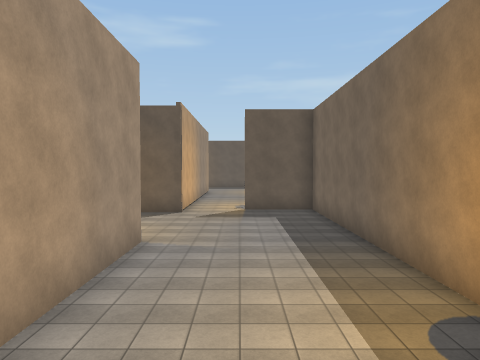
view 1 (above)

24 first-person views from a walk through a 3-D level made in the Unity game engine. The camera is 1.3 m above the floor, tilts 2° down and sees 70° across. The floor is counted in squares, 2 m on a side. Each view is taken from the middle of a square. On the plan, view 1 faces up. The plan holds only what a view shows up to about 10 squares ahead; the rest is blank. The place goes on beyond the plan. Surface patterns are stand-ins for the level's own textures.

view 2
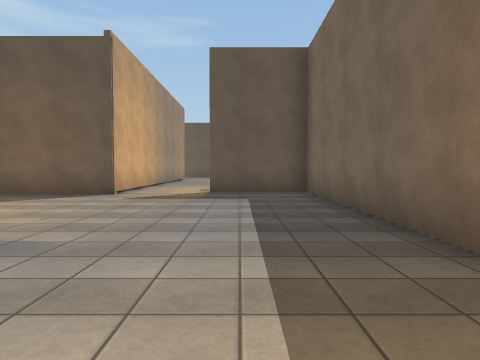

view 3
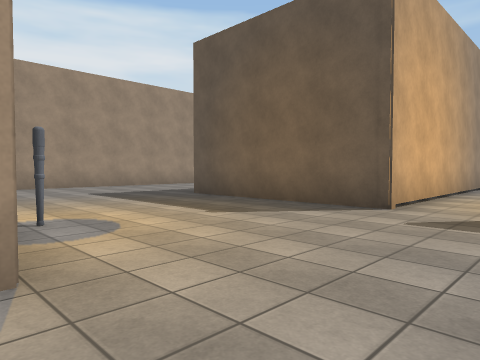

view 4
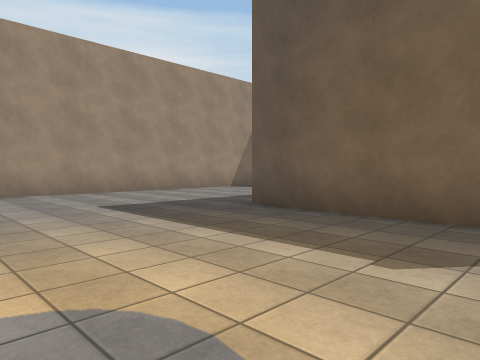

view 5
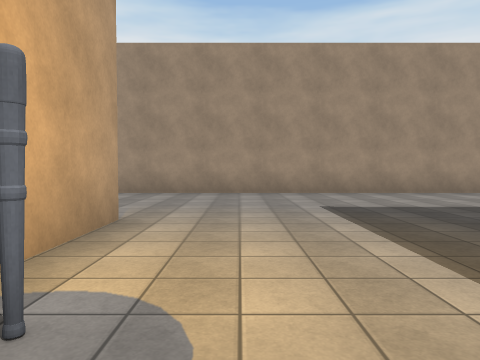

view 6
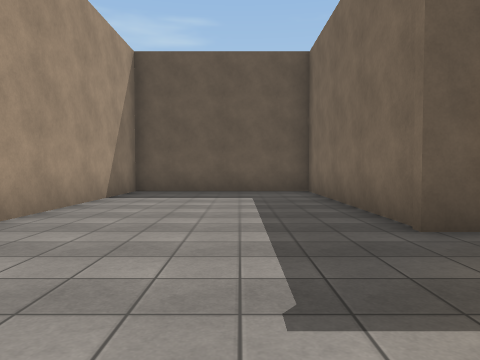

view 7
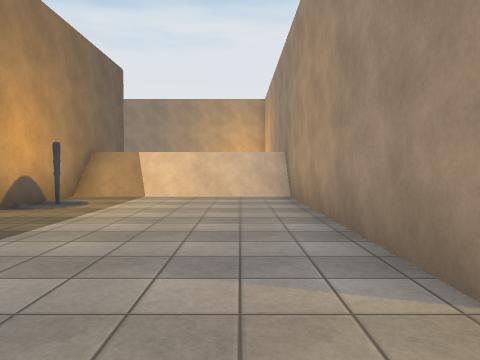

view 8
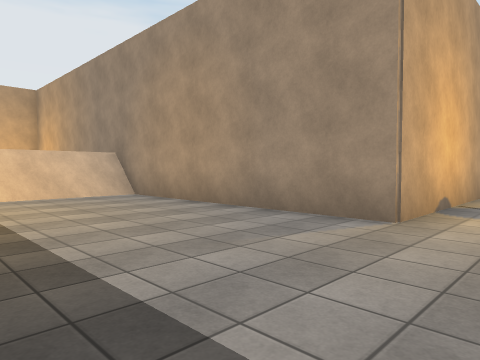

view 9
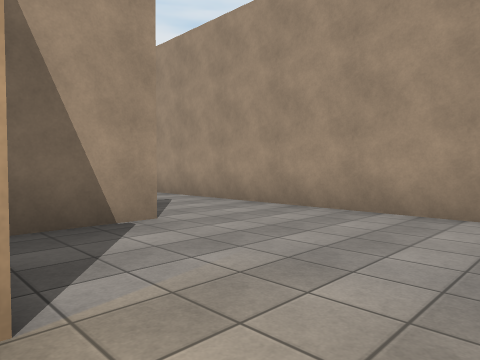

view 10
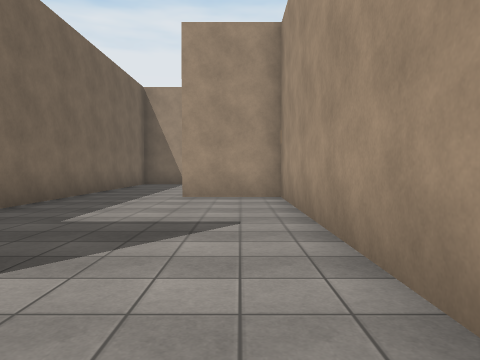

view 11
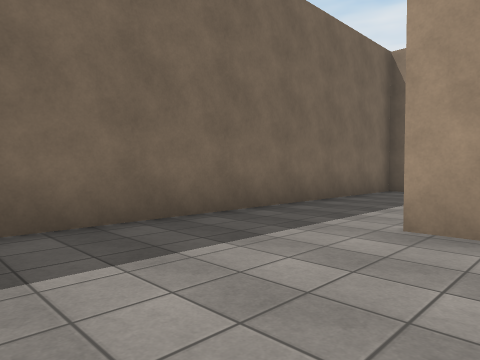

view 12
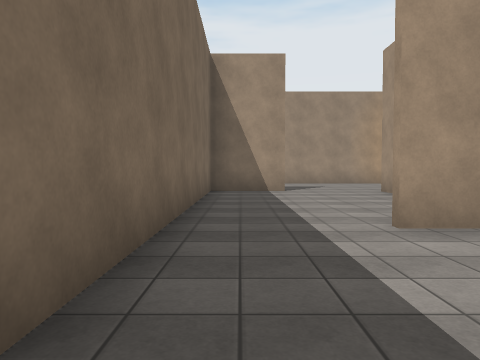

view 13
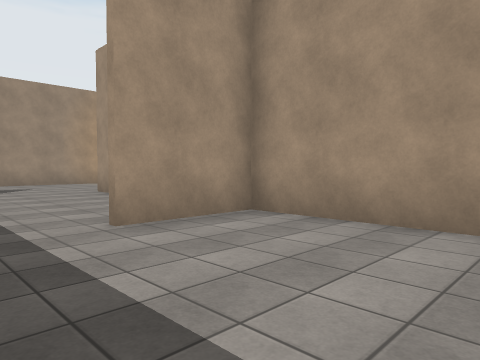

view 14
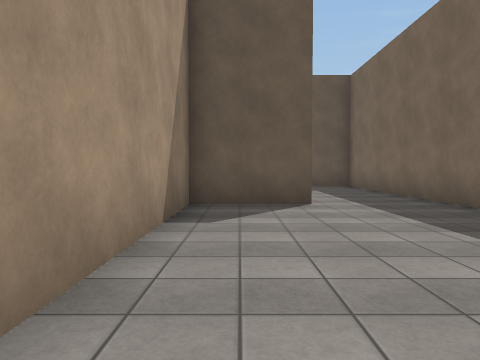

view 15
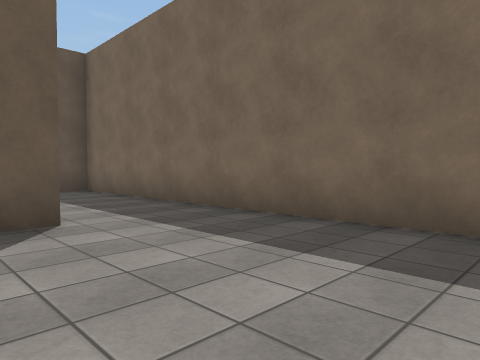

view 16
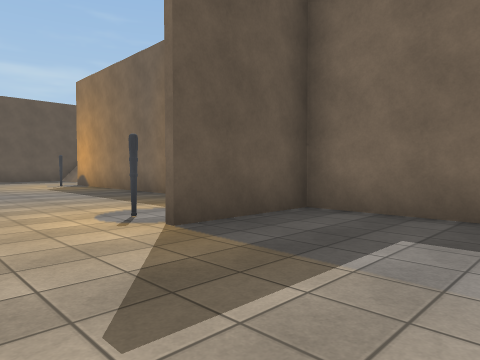

view 17
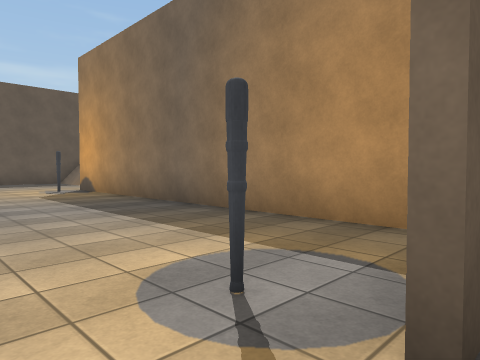

view 18
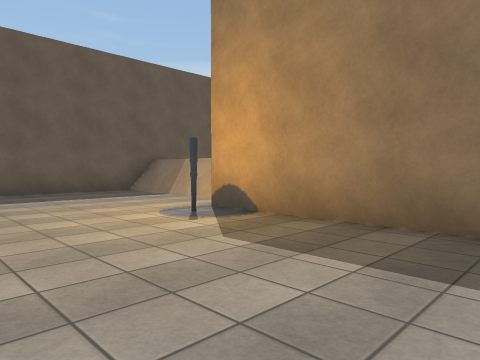

view 19
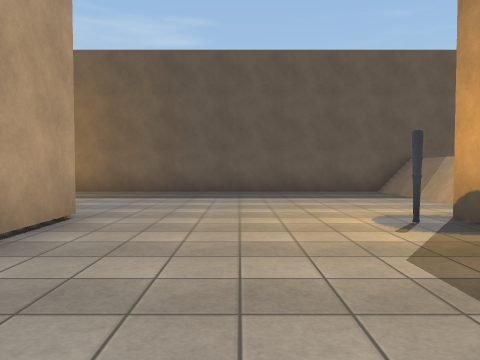

view 20
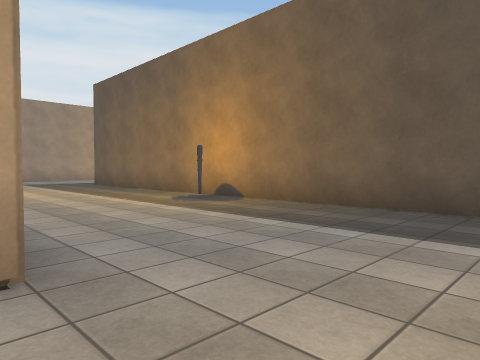

view 21
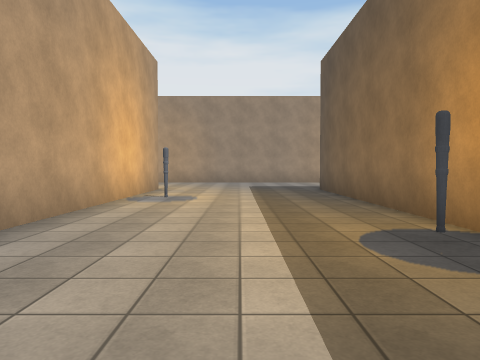

view 22
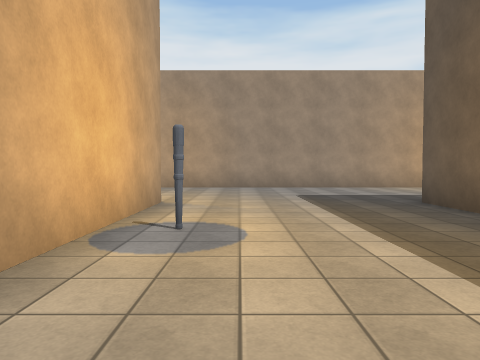

view 23
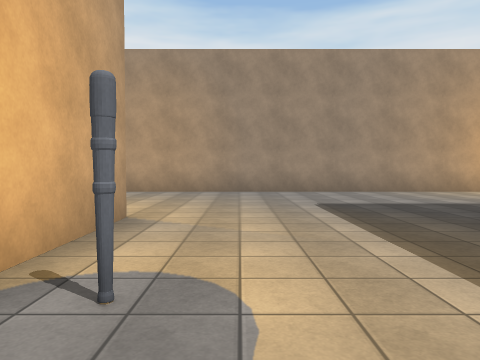

view 24
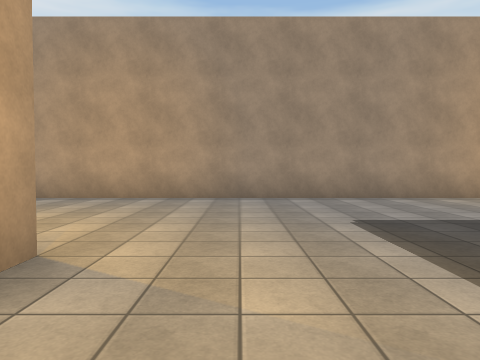

### Floor plan
Key: @ floor where view 1 was taken; # wall or solid block; . floor; / step, stairs or slope; T torch.
Columns run from 19 left of view 1 to 5 right of it. Each row starts with its distance up from view 1.
 32 #
 31 #..
 30 #...
 29 #.....###################
 28 #............T.........//
 27 #......................//
 26 #......................//
 25 #....................../
 24 #.......T..............
 23 #.....#######    #...T#
 22 #....            #....#
 21 #..               ....#
 20 ##                ....#
 19        ######    #....#
 18        #....#    #....#
 17        #....#    #....#
 16        #....#    #....#
 15        #....#    #....#
 14        #....#    #.T..#
 13        #....######..###
 12        #..............#
 11        #..............#
 10        #..............#
  9        #..............#
  8        #.......T......#
  7        #....######....#
  6        #....#    #....#
  5        #..###    #....#
  4        #....#    #....#
  3        #....#    #...T#
  2        #....#    #....#
  1        #....#    #////#
  0        #....#    #/@//#
 -1        ###..#    #    #
 -2        #....#
 -3        #....#
 -4        #....#
 -5        #....#
 -6        #....#
 -7        ...###

Positions as (right, up) in squares from view 1, and headings:
1: (0, 0), facing up
2: (1, 4), facing up
3: (0, 7), facing up-left
4: (-3, 8), facing up-left
5: (-3, 9), facing left
6: (-9, 9), facing up
7: (-1, 9), facing down
8: (2, 9), facing down-left
9: (-7, 9), facing down-left
10: (-11, 7), facing down
11: (-11, 3), facing down-right
12: (-8, 3), facing down
13: (-8, 3), facing down-left
14: (-11, -7), facing up
15: (-11, -5), facing up-right
16: (-2, 10), facing up-right
17: (-1, 13), facing up-right
18: (-1, 19), facing up-right
19: (0, 19), facing up
20: (0, 23), facing up-left
21: (-3, 26), facing left
22: (-7, 25), facing left
23: (-9, 25), facing left
24: (-11, 25), facing left
